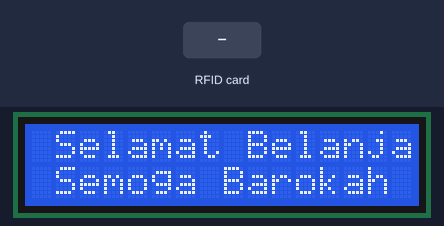
Bench run of a sketch on a simulated ESP8266 (NodeMCU). On the bench: 16×2 character LCD. Inputs (shaded band) come from the test bench. WiFi joins after 1.5 s; servers stay silent unless stated; what the sketch prints to the serial monitor is not drawn.

Above: at 4.2 s.
At 8.3 s:
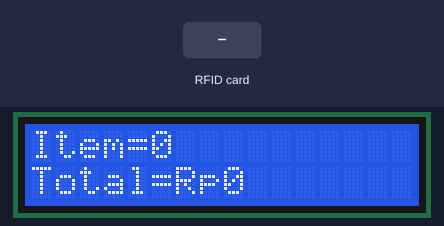
8.4 s: RFID card E7 45 BA 19 held to the reader
At 8.7 s:
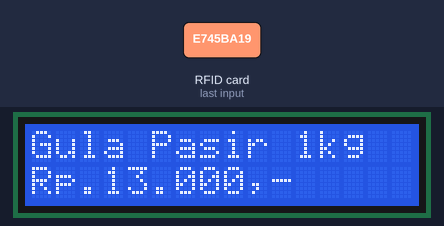
Timing chart, 0 to 11.4 s (numbered marks = the images above; inputs shaded):
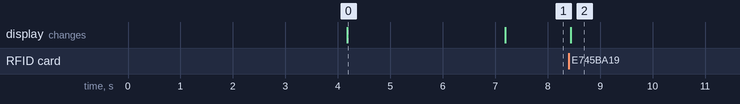

Measured:
- after the input at 8.4 s, the display: changes after 0.05 s (image 2)
- what the display in image 0 shows lasts 3.0 s, from 4.2 s to 7.2 s

The sketch:

Program_Smart_Shopping_Cart_RFID.ino
```cpp
/***************************************
 * Project Smart Shopping Cart RFID
 * Board  : NodeMCU ESP8266 V3
 * Input  : RFID TAG
 * Output : web page, LCD
 * 99 Proyek IoT
 * www.ardutech.com
 ****************************************/
#include<ESP8266WiFi.h>
#include<LiquidCrystal_I2C.h>
#include<Wire.h>
#include <SPI.h>
#include <MFRC522.h>
#define SS_PIN D4  //D2
#define RST_PIN D3 //D1
LiquidCrystal_I2C lcd(0x27, 16, 2);
//---GANTI SESUAI DENGAN JARINGAN WIFI
//---HOTSPOT ANDA
const char* ssid = "ArdutechWiFi";// Nama Hotspot/WiFi
const char* password = "12345678";//  Password

char input[12];
int count = 0;
int a;
int p1=0,p2=0,p3=0,p4=0;
int c1=0,c2=0,c3=0,c4=0;
double total = 0;
int count_prod = 0;
MFRC522 mfrc522(SS_PIN, RST_PIN);   // Create MFRC522 instance.
int statuss = 0;
int out = 0;
String ID_TAG;
WiFiServer server(80);
//==========================
void readRFID(byte *buffer, byte bufferSize)
{
  ID_TAG="";
  for(byte i = 0;i<bufferSize; i++)
  {
    ID_TAG=ID_TAG+String(buffer[i], HEX);
  }
}
//==============================
void setup() {
  Serial.begin(9600);
  SPI.begin();
  mfrc522.PCD_Init();
  Wire.begin(D2, D1);
//  lcd.begin(16, 2);
  lcd.begin();
  lcd.backlight();
  lcd.setCursor(0, 0);
  lcd.print("   Smart Cart  ");
  lcd.setCursor(0, 1);
  lcd.print("  TOKO BERKAH  ");
  Serial.print("Connecting to: ");
  Serial.println(ssid);
  //connect to your local wi-fi network
  WiFi.begin(ssid, password);
  //check wi-fi is connected to wi-fi network
  while (WiFi.status() != WL_CONNECTED) {
      delay(1000);
      Serial.print(".");
      }
  Serial.println("");
  Serial.println("WiFi connected..!");
  Serial.print("IP address : ");
  Serial.println(WiFi.localIP());
  server.begin();
  delay(2000);
  lcd.clear();
  lcd.print(" Selamat Belanja ");
  lcd.setCursor(0, 1);
  lcd.print(" Semoga Barokah ");
  server.begin();
  delay(3000);
  lcd.clear();
  lcd.print("Item=0");
  lcd.setCursor(0, 1);
  lcd.print("Total=Rp0");
}
//------------
void kirim(){
  WiFiClient client = server.available();
  client.println("HTTP/1.1 200 OK");
  client.println("Content-Type: text/html");
  client.println("Connection: close");
  client.println("Refresh: 5");
  client.println();
  client.println("<!DOCTYPE HTML>");
  client.println("<html>");
  client.println("<head>");
  client.println("<title>e-Cart Toko Berkah</title></head><style type=\"text/css\">");
  client.println("table{border-collapse: collapse;}th {background-color:  #3498db ;color: white;}table,td {border: 4px solid black;font-size: x-large;");
  client.println("text-align:center;border-style: groove;border-color: rgb(255,0,0);}</style><body><center>");
  client.println("<h1>Smart Shopping Cart Toko BERKAH</h1><br><br><table style=\"width: 1200px;height: 450px;\">");
  client.println("<tr><th>ITEMS</th><th>QUANTITY</th><th>COST</th></tr>");
  client.println("<tr><td>Gula pasir (1kg)</td><td>"+String(p1)+"</td><td>"+String(c1)+"</td></tr>");
  client.println("<tr><td>Terigu (1kg)</td><td>"+String(p2)+"</td><td>"+String(c2)+"</td></tr>");
  client.println("<tr><td>Minyak (1L)</td><td>"+String(p3)+"</td><td>"+String(c3)+"</td></tr>");
  client.println("<tr><td>Wafer Tanggo</td><td>"+String(p4)+"</td><td>"+String(c4)+"</td></tr>");
  client.println("<tr><th>Grand Total</th><th>"+String(count_prod)+"</th><th>"+String(total)+"</th></tr>");
  client.println("</table><br><input type=\"button\" name=\"Bayar\" value=\"Bayar\" style=\"width: 200px;height: 50px\"></center></body></html>");
  client.println("<meta http-equiv=\"refresh\" content=\"2\">");
  delay(5000);
  lcd.clear();
  lcd.print("Item=");
  lcd.print(count_prod);
  lcd.setCursor(0,1);
  lcd.print("Total= Rp");
  lcd.print(total);

}
//======================================
void loop(){
  if(!mfrc522.PICC_IsNewCardPresent() || !mfrc522.PICC_ReadCardSerial()){
    return;
   }
  readRFID(mfrc522.uid.uidByte, mfrc522.uid.size);
  Serial.print("RFID=");
  Serial.println(ID_TAG);
  //-------------------Gula pasir
  if (ID_TAG== "e745ba19"){
      lcd.setCursor(0, 0);
      lcd.print("Gula Pasir 1kg       ");
      lcd.setCursor(0, 1);
      lcd.print("Rp.13.000,-          ");
      p1++;
      total = total + 13000;
      count_prod++;
      c1=p1*13000; //Gula pasir 1kg
      kirim();
      }
    //-----------------------TERIGU-----------
  else if (ID_TAG== "a745ba19"){
      lcd.setCursor(0, 0);
      lcd.print("Terigu 1kg           ");
      lcd.setCursor(0, 1);
      lcd.print("Rp.10.000,-          ");
      p2++;
      total = total + 10000;
      count_prod++;
      c2=p2*10000;
      kirim();
      }
    //-----------------------MINYAK-----------
  else if (ID_TAG== "871a3063"){ //change UID of the card that you want to give access
      lcd.setCursor(0, 0);
      lcd.print("Minyak 1L            ");
      lcd.setCursor(0, 1);
      lcd.print("Rp.11.000,-          ");
      p3++;
      total = total + 11000;
      count_prod++;
      c3=p3*11000;
      kirim();
      }
     //-----------------------BISKUIT----------
  else if (ID_TAG== "a775797b"){ //change UID of the card that you want to give access
      lcd.setCursor(0, 0);
      lcd.print("Wafer Tanggo       ");
      lcd.setCursor(0, 1);
      lcd.print("Rp.7.000,-          ");
      p4++;
      total = total + 7000;
      count_prod++;
      c4=p4*7000;
      kirim();
      }
  }
```
